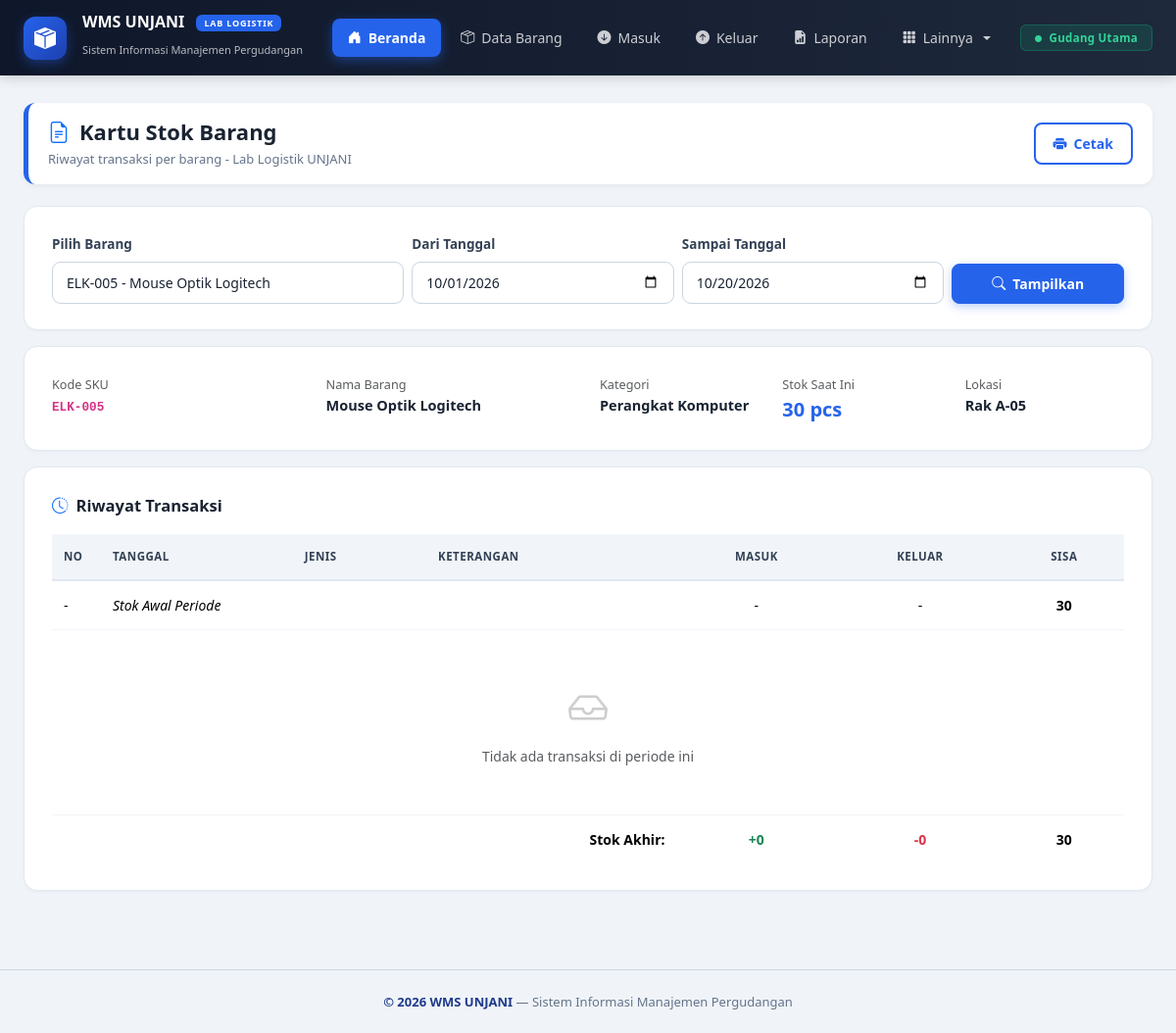
/kartu_stok.php?id=5, run on the app's committed database.
### tables this page shows
CREATE TABLE barang (
    id INT AUTO_INCREMENT PRIMARY KEY,
    kode_barang VARCHAR(20) UNIQUE NOT NULL,
    nama_barang VARCHAR(100) NOT NULL,
    kategori_id INT,
    satuan VARCHAR(20) DEFAULT 'pcs',
    stok INT DEFAULT 0,
    stok_minimal INT DEFAULT 5,
    lokasi_rak VARCHAR(20),
    harga DECIMAL(15,2) DEFAULT 0,
    FOREIGN KEY (kategori_id) REFERENCES kategori(id) ON DELETE SET NULL
);

CREATE TABLE kategori (
    id INT AUTO_INCREMENT PRIMARY KEY,
    nama_kategori VARCHAR(100) NOT NULL,
    kode_zona VARCHAR(5),
    keterangan TEXT
);

### kartu_stok.php (the view, shortened to what this page needs)
<?php
require_once 'config/koneksi.php';
$barang_id = (int)($_GET['id'] ?? 0);
$dari      = $_GET['dari'] ?? date('Y-m-01');
$sampai    = $_GET['sampai'] ?? date('Y-m-d');
$barang = null;
if ($barang_id > 0) {
    $barang = mysqli_fetch_assoc(mysqli_query($koneksi, "
        SELECT b.*, k.nama_kategori
        FROM barang b
        LEFT JOIN kategori k ON b.kategori_id = k.id
        WHERE b.id='$barang_id'
    "));
}
require_once 'includes/header.php';
?>
<div class="page-header">
    <div>
        <h4><i class="bi bi-file-earmark-text text-primary"></i> Kartu Stok Barang</h4>
        <small>Riwayat transaksi per barang - Lab Logistik UNJANI</small>
    </div>
    <?php if ($barang): ?>
    <button onclick="window.print()" class="btn btn-outline-primary no-print">
        <i class="bi bi-printer-fill"></i> Cetak
    </button>
    <?php endif; ?>
</div>
<div class="panel mb-3 no-print">
    <form method="GET" action="index.php" class="row g-2">
        <div class="col-md-4">
            <label class="form-label">Pilih Barang</label>
            <select name="id" class="form-select" required>
                <?php
                $q_b = mysqli_query($koneksi, "SELECT * FROM barang ORDER BY nama_barang");
                while ($b = mysqli_fetch_assoc($q_b)):
                ?>
                <option value="<?= $b['id'] ?>" <?= $barang_id == $b['id'] ? 'selected' : '' ?>>
                    <?= $b['kode_barang'] ?> - <?= $b['nama_barang'] ?>
                </option>
                <?php endwhile; ?>
            </select>
        </div>
        <div class="col-md-3">
            <label class="form-label">Dari Tanggal</label>
            <input type="date" name="dari" class="form-control" value="<?= $dari ?>">
        </div>
        <div class="col-md-3">
            <label class="form-label">Sampai Tanggal</label>
            <input type="date" name="sampai" class="form-control" value="<?= $sampai ?>">
        </div>
        <div class="col-md-2 d-flex align-items-end">
            <button type="submit" class="btn btn-primary w-100">
                <i class="bi bi-search"></i> Tampilkan
            </button>
        </div>
    </form>
</div>
<?php if ($barang): ?>
    <div class="panel mb-3">
        <div class="row">
            <div class="col-md-3">
                <small class="text-muted">Kode SKU</small>
                <div><strong><code><?= $barang['kode_barang'] ?></code></strong></div>
            </div>
            <div class="col-md-3">
                <small class="text-muted">Nama Barang</small>
                <div><strong><?= $barang['nama_barang'] ?></strong></div>
            </div>
            <div class="col-md-2">
                <small class="text-muted">Kategori</small>
                <div><strong><?= $barang['nama_kategori'] ?? '-' ?></strong></div>
            </div>
            <div class="col-md-2">
                <small class="text-muted">Stok Saat Ini</small>
                <div><strong style="font-size:20px;color:#2563eb;"><?= $barang['stok'] ?> <?= $barang['satuan'] ?></strong></div>
            </div>
            <div class="col-md-2">
                <small class="text-muted">Lokasi</small>
                <div><strong><?= $barang['lokasi_rak'] ?></strong></div>
            </div>
        </div>
    </div>
    <div class="panel">
        <div class="panel-title mb-3"><i class="bi bi-clock-history text-primary"></i> Riwayat Transaksi</div>
        <div class="table-responsive">
            <table class="table">
                <thead>
                    <tr>
                        <th style="width:50px;">No</th>
                        <th>Tanggal</th>
                        <th>Jenis</th>
                        <th>Keterangan</th>
                        <th class="text-center">Masuk</th>
                        <th class="text-center">Keluar</th>
                        <th class="text-center">Sisa</th>
                    </tr>
                </thead>
                <tbody>
                <?php
                $q = mysqli_query($koneksi, "
                    (SELECT bm.tanggal, 'Masuk' AS jenis,
                        CONCAT('Dari: ', IFNULL(s.nama_supplier, '-'), ' | PO: ', IFNULL(bm.no_po, '-')) AS ket,
                        bm.jumlah AS masuk, 0 AS keluar
                     FROM barang_masuk bm
                     LEFT JOIN supplier s ON bm.supplier_id = s.id
                     WHERE bm.barang_id = '$barang_id'
                       AND bm.tanggal BETWEEN '$dari' AND '$sampai')
                    UNION ALL
                    (SELECT bk.tanggal, 'Keluar' AS jenis,
                        CONCAT('Ke: ', IFNULL(bk.tujuan, '-'), ' | SJ: ', IFNULL(bk.no_surat_jalan, '-')) AS ket,
                        0 AS masuk, bk.jumlah AS keluar
                     FROM barang_keluar bk
                     WHERE bk.barang_id = '$barang_id'
                       AND bk.tanggal BETWEEN '$dari' AND '$sampai')
                    ORDER BY tanggal ASC
                ");
                $sum_in = mysqli_fetch_assoc(mysqli_query($koneksi, "SELECT IFNULL(SUM(jumlah),0) t FROM barang_masuk WHERE barang_id='$barang_id'"))['t'];
                $sum_out = mysqli_fetch_assoc(mysqli_query($koneksi, "SELECT IFNULL(SUM(jumlah),0) t FROM barang_keluar WHERE barang_id='$barang_id'"))['t'];
                $stok_awal = $barang['stok'] - $sum_in + $sum_out;
                $no = 1;
                $running = $stok_awal;
                ?>
                <tr style="background:#f8fafc;">
                    <td>-</td>
                    <td colspan="3"><em>Stok Awal Periode</em></td>
                    <td class="text-center">-</td>
                    <td class="text-center">-</td>
                    <td class="text-center"><strong><?= $stok_awal ?></strong></td>
                </tr>
                <?php if (mysqli_num_rows($q) == 0): ?>
                    <tr><td colspan="7" class="text-center text-muted py-5">
                        <i class="bi bi-inbox" style="font-size:40px;opacity:0.3;"></i>
                        <div class="mt-2">Tidak ada transaksi di periode ini</div>
                    </td></tr>
                <?php else: while ($r = mysqli_fetch_assoc($q)):
                    $running += $r['masuk'] - $r['keluar'];
                ?>
                <tr>
                    <td><?= $no++ ?></td>
                    <td><?= tglIndo($r['tanggal']) ?></td>
                    <td>
                        <?php if ($r['jenis'] == 'Masuk'): ?>
                            <span class="badge bg-success">Masuk</span>
                        <?php else: ?>
                            <span class="badge bg-danger">Keluar</span>
                        <?php endif; ?>
                    </td>
                    <td><?= $r['ket'] ?></td>
                    <td class="text-center"><?= $r['masuk'] > 0 ? '<strong class="text-success">+' . $r['masuk'] . '</strong>' : '-' ?></td>
                    <td class="text-center"><?= $r['keluar'] > 0 ? '<strong class="text-danger">-' . $r['keluar'] . '</strong>' : '-' ?></td>
                    <td class="text-center"><strong><?= $running ?></strong></td>
                </tr>
                <?php endwhile; endif; ?>
                <tr style="background:#f0f9ff;font-weight:bold;">
                    <td colspan="4" class="text-end">Stok Akhir:</td>
                    <td class="text-center text-success">+<?= $sum_in ?></td>
                    <td class="text-center text-danger">-<?= $sum_out ?></td>
                    <td class="text-center"><?= $barang['stok'] ?></td>
                </tr>
                </tbody>
            </table>
        </div>
    </div>
<?php endif; ?>
<?php require_once 'includes/footer.php'; ?>

### assets/css/style.css (style rules this page uses)
* { -webkit-font-smoothing: antialiased; -moz-osx-font-smoothing: grayscale; box-sizing: border-box; }
body { background: #f0f4f8; font-family: 'Segoe UI', -apple-system, BlinkMacSystemFont, Tahoma, sans-serif; font-size: 14.5px; line-height: 1.55; color: #1a2332; margin: 0; min-height: 100vh; }
.panel { background: #fff; border-radius: 14px; padding: 26px 28px; border: 1px solid #e2e8f0; height: 100%; box-shadow: 0 1px 3px rgba(15,23,42,0.04); }
.panel-title { font-size: 16.5px; font-weight: 700; color: #1a2332; margin-bottom: 6px; display: flex; align-items: center; gap: 8px; }
.page-header { display: flex; justify-content: space-between; align-items: center; margin-bottom: 22px; padding: 16px 20px; background: #fff; border-radius: 12px; border-left: 5px solid #2563eb; box-shadow: 0 2px 6px rgba(15,23,42,0.05); gap: 16px; flex-wrap: wrap; }
.page-header h4 { font-size: 22px; font-weight: 700; margin: 0; display: flex; align-items: center; gap: 10px; color: #1a2332; }
.page-header small { color: #64748b; font-size: 13px; display: block; margin-top: 4px; }
.table { margin-bottom: 0; font-size: 14px; color: #1a2332; }
.table thead th { background: #f1f5f9; color: #334155; font-size: 11.5px; font-weight: 700; letter-spacing: 0.5px; text-transform: uppercase; padding: 14px 12px; border-bottom: 2px solid #e2e8f0; white-space: nowrap; }
.table tbody td { padding: 14px 12px; vertical-align: middle; font-size: 14px; border-bottom: 1px solid #f1f5f9; }
.table tbody tr:nth-child(even) { background: #f8fafc; }
.table tbody tr:last-child td { border-bottom: none; }
.btn { font-size: 14px; font-weight: 600; border-radius: 8px; padding: 9px 18px; transition: all 0.15s; display: inline-flex; align-items: center; justify-content: center; gap: 7px; }
.btn-primary { background: #2563eb; border-color: #2563eb; box-shadow: 0 3px 10px rgba(37,99,235,0.3); }
.btn-outline-primary { color: #2563eb; border: 2px solid #2563eb; background: transparent; }
.table-responsive { overflow-x: auto; overflow-y: visible; }
.form-control, .form-select { border-radius: 9px; border: 1.5px solid #cbd5e1; font-size: 14px; padding: 10px 14px; transition: all 0.15s; color: #1a2332; background: #fff; }
.form-control::placeholder { color: #94a3b8; }
.form-label { font-weight: 600; color: #334155; margin-bottom: 7px; font-size: 13.5px; }

### data on the page
barang: kode_barang "ELK-005", nama_barang "Mouse Optik Logitech", kategori.nama_kategori "Perangkat Komputer", stok "30", satuan "pcs", lokasi_rak "Rak A-05"

### other printed values
$sum_in "0"
$sum_out "0"
form field id "ELK-005 - Mouse Optik Logitech"
